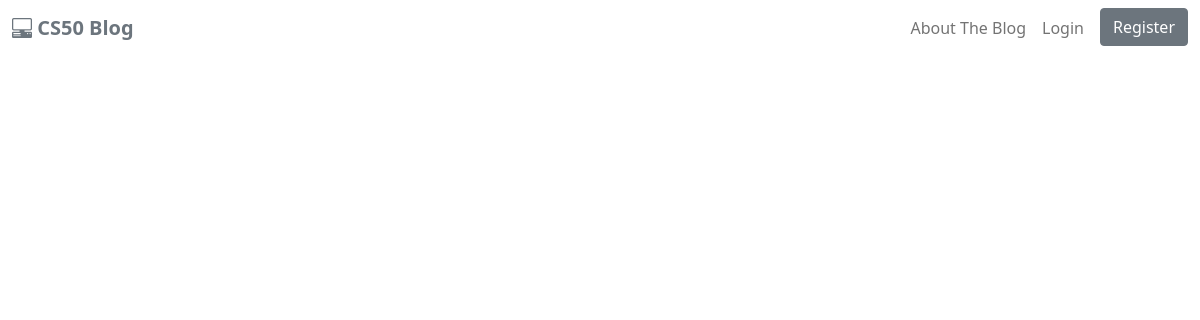
The app's page /home, older data.
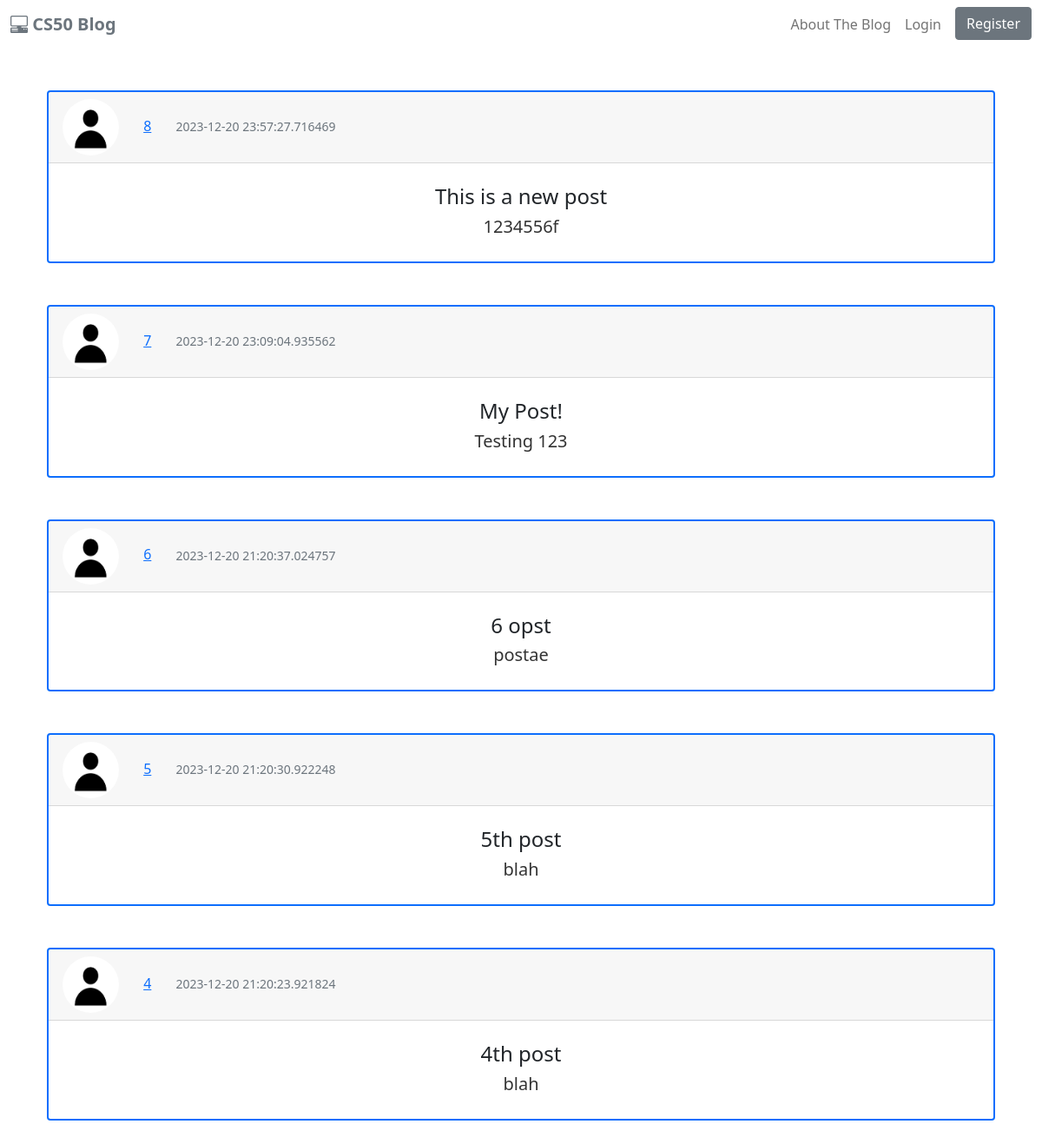
The same page, newer data.
### cs50blog/models.py (models this page shows, shortened)
class Post(db.Model):
    id = db.Column(db.Integer, primary_key=True)
    title = db.Column(db.String(120), nullable=False)
    date_posted = db.Column(db.DateTime, nullable=False, default=datetime.utcnow)
    content = db.Column(db.Text, nullable=False)
    user_id = db.Column(db.Integer, db.ForeignKey('user.id'), nullable=False)

### cs50blog/routes.py (the view)
@app.route("/")
@app.route("/home")
def index():
    page = request.args.get('page', 1, type=int)
    posts = Post.query.order_by(Post.date_posted.desc()).paginate(page=page, per_page=5)
    return render_template("index.html", posts=posts)

### cs50blog/templates/index.html
{% extends "layout.html" %}
{% block main %}
    {% for post in posts %}
        <div class="container-lg my-5">
            <div class="card border-primary border-2">
                <div class="card-header text-primary">
                    <img src="{{ url_for('static', filename='profile_pics/default.jpg') }}" class="rounded-circle article-img">
                    <a href="#" class="mx-4">{{ post.id }}</a>
                    <small class="text-muted">{{ post.date_posted }}</small>
                </div>
                <div class="card-body text-center py-4">
                    <h4 class="card-title">{{ post.title }}</h4>
                    <p class="lead card-subtitle">{{ post.content }}</p>
                </div>
            </div>
        </div>
    {% endfor %}
{% endblock %}

### cs50blog/templates/layout.html (shortened to what this page needs)
<!DOCTYPE html>
<html lang="en">
    <head>
        <link href="https://cdn.jsdelivr.net/npm/bootstrap@5.0.2/dist/css/bootstrap.min.css" rel="stylesheet">
        <link rel="stylesheet" type="text/css" href="{{ url_for('static', filename='main.css') }}">
        <link rel="stylesheet" href="https://cdn.jsdelivr.net/npm/bootstrap-icons@1.11.1/font/bootstrap-icons.css">
    </head>
    <body>
        <nav class="navbar navbar-expand-md navbar-light">
            <div class="container-xxl">
                <a href="{{ url_for('index') }}" class="navbar-brand">
                    <span class="fw-bold text-secondary">
                        <i class="bi bi-pc-display-horizontal"></i>
                        CS50 Blog
                    </span>
                </a>
                <div class="collapse navbar-collapse justify-content-end align-center" id="main-nav">
                    <ul class="navbar-nav">
                        <li class="nav-item">
                            <a href="{{ url_for('about') }}" class="nav-link">About The Blog</a>
                        </li>
                        {% if current_user.is_authenticated %}
                            <li class="nav-item">
                                <a href="{{ url_for('account') }}" class="nav-link">Account</a>
                            </li>
                            <li class="nav-item">
                                <a href="{{ url_for('new_post') }}" class="nav-link">New Post</a>
                            </li>
                            <li class="nav-item">
                                <a href="{{ url_for('logout') }}" class="nav-link">Logout</a>
                            </li>
                        {% else %}
                            <li class="nav-item">
                                <a href="{{ url_for('login') }}" class="nav-link">Login</a>
                            </li>
                            <li class="nav-item ms-2">
                                <a href="{{ url_for('register') }}" class="btn btn-secondary">Register</a>
                            </li>
                        {% endif %}
                    </ul>
                </div>
            </div>
        </nav>
        <div class="container">
            {% block main %}{% endblock %}
        </div>
    </body>
</html>

### cs50blog/static/main.css (style rules this page uses)
.article-img { height: 65px; width: 65px; }
p { color: #333; line-height: 1.6; }

Row changes from the older to the newer data that the page shows:
added Post: id "8", date_posted "2023-12-20 23:57:27.716469", title "This is a new post", content "1234556f"
added Post: id "7", date_posted "2023-12-20 23:09:04.935562", title "My Post!", content "Testing 123"
added Post: id "6", date_posted "2023-12-20 21:20:37.024757", title "6 opst", content "postae"
added Post: id "5", date_posted "2023-12-20 21:20:30.922248", title "5th post", content "blah"
added Post: id "4", date_posted "2023-12-20 21:20:23.921824", title "4th post", content "blah"
